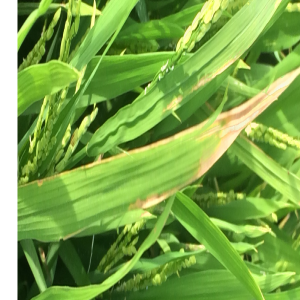
#> input picture data/Vision_dataset/data/raw/rice_diseases/rice_diseases_extra/Bacterialblight/BACTERAILBLIGHT3_086.jpg, 300 x 300 px, given as the content of the folder /kaggle/input, which was not available
$ jupyter execute --allow-errors preprocessing-rice-dataset-set-2-c.ipynb   (text cells are left out)
#> lines starting #> are read from the running program, lines starting #| are printed output that depends on the picture; pictures that were not available may be replaced by others from this repository, and a replacement may not be noted
[cell 1]
# This Python 3 environment comes with many helpful analytics libraries installed
# It is defined by the kaggle/python Docker image: https://github.com/kaggle/docker-python
# For example, here's several helpful packages to load

import numpy as np # linear algebra
import pandas as pd # data processing, CSV file I/O (e.g. pd.read_csv)

# Input data files are available in the read-only "../input/" directory
# For example, running this (by clicking run or pressing Shift+Enter) will list all files under the input directory

import os
# for dirname, _, filenames in os.walk('/kaggle/input'):
#     for filename in filenames:
#         print(os.path.join(dirname, filename))

# You can write up to 20GB to the current directory (/kaggle/working/) that gets preserved as output when you create a version using "Save & Run All"
# You can also write temporary files to /kaggle/temp/, but they won't be saved outside of the current session

# Use the kagglehub client library to attach Kaggle resources like competitions, datasets, and models to your session
# Learn more about kagglehub: https://github.com/Kaggle/kagglehub/blob/main/README.md

import kagglehub
# kagglehub.dataset_download('<owner>/<dataset-slug>')

[cell 2]
import os, re, random, hashlib, json
from pathlib import Path
import numpy as np
import pandas as pd
from PIL import Image, ImageOps
Image.MAX_IMAGE_PIXELS = None

SEED = 42
random.seed(SEED); np.random.seed(SEED)

# ---- shared output contract (identical for every dataset) ----
TARGET_SIZE  = 256                       # materialize letterboxed to 256²; online random-crop to 224² at train time
PAD_COLOR    = (0, 0, 0)                  # letterbox fill
IMG_EXTS     = {".jpg", ".jpeg", ".png", ".bmp", ".webp", ".tif", ".tiff"}
OUT_ROOT     = Path("/kaggle/working/prepared")   # cleaned dataset built here, then published as a Kaggle Dataset
SPLIT_RATIOS = {"train": 0.80, "val": 0.10, "test": 0.10}   # used when a source ships no split (rice)

# the manifest schema every dataset must emit, so the three merge cleanly:
MANIFEST_COLS = ["src_path", "filename", "label", "source_dataset", "split", "group_id"]

INPUT_ROOT = "/kaggle/input"
print("Mounted datasets:", os.listdir(INPUT_ROOT))
print("Output root     :", OUT_ROOT)

[cell 3]
RICE_LABEL_MAP = {
    "bacterialblight": "bacterial_blight", "brownspot": "brown_spot",
    "blast": "blast", "tungro": "tungro",
    "bacterial leaf blight": "bacterial_blight", "brown spot": "brown_spot",
    "leaf smut": "leaf_smut",
}
def rice_key(raw):
    k = raw.strip().lower()
    if k not in RICE_LABEL_MAP:
        raise KeyError(f"Unmapped rice label: {raw!r} — add it to RICE_LABEL_MAP")
    return RICE_LABEL_MAP[k]

cands = [os.path.join(INPUT_ROOT, d) for d in os.listdir(INPUT_ROOT)]
DATA_ROOT = next((c for c in cands if "rice" in c.lower()), cands[0])
print("Rice S2 DATA_ROOT =", DATA_ROOT)

rows = []
for p in Path(DATA_ROOT).rglob("*"):
    if p.is_file() and p.suffix.lower() in IMG_EXTS:
        rows.append({"src_path": str(p), "filename": p.name,
                     "raw_label": p.parent.name, "split": "all"})
s2 = pd.DataFrame(rows)
#> (the rest of this cell did not finish here and is left out)

[cell 4]
import hashlib
def _dct_matrix(N):
#> further down, im is the input picture: PIL image 300x300 RGB; mean R, G, B 124.1, 166.1, 74.4
    n = np.arange(N); k = n.reshape(-1, 1)
    M = np.sqrt(2.0/N)*np.cos(np.pi*(2*n+1)*k/(2*N)); M[0,:] /= np.sqrt(2.0); return M
_D32 = _dct_matrix(32)
def phash64(im):
    g = im.convert("L").resize((32,32), Image.BILINEAR)
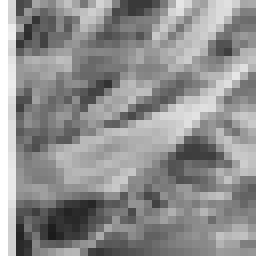
#> g: PIL image 32x32 L (shown 8 times larger); min 27, max 255, mean 143.1
    d = _D32 @ np.asarray(g, dtype=np.float64) @ _D32.T
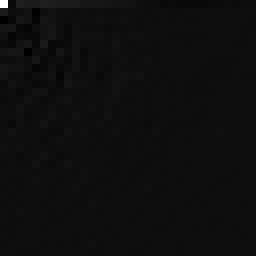
#> d: shape (32, 32) float64 (shown 8 times larger); min -274.8, max 4579.8, mean 6.9; drawn with min black and max white
    flat = d[:8,:8].flatten(); med = np.median(flat[1:]); h = np.uint64(0)
#> after `flat = d[:8, :8].flatten()`: flat = 64 values, max 4579.8 at index 0, min -274.8 at index 51, mean 100.4
#> after `med = np.median(flat[1:])`: med = 18.01
    for b in (flat > med): h = (h << np.uint64(1)) | np.uint64(bool(b))
#> this loop made 64 passes
#> (b, h) on passes 2 to 13: (False, 2), (True, 5), (True, 11), (True, 23), (True, 47), (True, 95), (True, 191), (True, 383), (False, 766), (False, 1532), (True, 3065), (False, 6130)
#> h on pass 1: 1
#> after the loop, h = 13804157167998394664
    return h

md5s, phs, dims, bad = [], [], [], 0
for p in s2["src_path"]:
    try:
        with open(p,"rb") as f: md5s.append(hashlib.md5(f.read()).hexdigest())
        with Image.open(p) as im:
            phs.append(int(phash64(im))); dims.append(im.size)
    except Exception:
        md5s.append(None); phs.append(None); dims.append((None,None)); bad += 1

s2["file_md5"], s2["phash"] = md5s, phs
s2["w"] = [d[0] for d in dims]; s2["h"] = [d[1] for d in dims]
s2["aspect"] = (s2["w"] / s2["h"]).round(2)
# every image is its own group (dataset is pristine); stamp for pipeline symmetry
s2["group_id"] = [f"s2_solo{i:04d}" for i in range(len(s2))]

print("Corrupt:", bad, "| exact dup files:",
      int(s2['file_md5'].duplicated(keep=False).sum()))
print("Color modes present:", end=" ")
print(pd.Series([Image.open(p).mode for p in s2['src_path']]).value_counts().to_dict())
print("\nAspect-ratio spread:")
print(s2["aspect"].describe().round(2).to_string())
print("\nHow many are extreme panoramas (aspect > 2.5)?",
      int((s2["aspect"] > 2.5).sum()), "of", len(s2))

[cell 5]
OUT_IMG = OUT_ROOT / "rice_s2" / "images"
OUT_IMG.mkdir(parents=True, exist_ok=True)

records, n_fail = [], 0
for i, r in enumerate(s2.itertuples(index=False)):
    try:
        with Image.open(r.src_path) as im:
            im = ImageOps.exif_transpose(im).convert("RGB")
            im = ImageOps.pad(im, (TARGET_SIZE, TARGET_SIZE),
                              method=Image.BILINEAR, color=PAD_COLOR)   # aspect-preserving letterbox
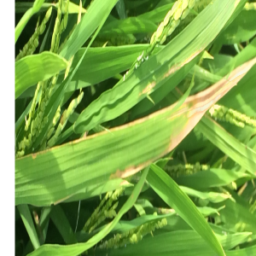
#> im: PIL image 256x256 RGB; mean R, G, B 124.1, 166.1, 74.4
            fn = f"{r.key}_{i:04d}.jpg"
            im.save(OUT_IMG / fn, "JPEG", quality=92)
        records.append({"src_path": r.src_path, "filename": fn, "label": r.label,
                        "source_dataset": "rice_s2_vbookshelf", "split": "unassigned",
                        "group_id": r.group_id})
    except Exception:
        n_fail += 1

man = pd.DataFrame(records, columns=MANIFEST_COLS)
#> (the rest of this cell did not finish here and is left out)

$ run again, on data/Vision_dataset/data/raw/rice_diseases/rice_diseases_extra/Bacterialblight/BACTERAILBLIGHT3_238.JPG
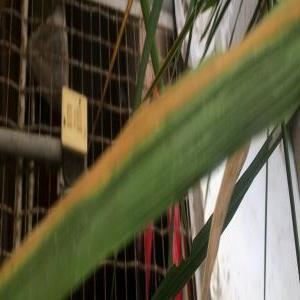
#> input picture data/Vision_dataset/data/raw/rice_diseases/rice_diseases_extra/Bacterialblight/BACTERAILBLIGHT3_238.JPG, 300 x 300 px, given as the content of the folder /kaggle/input, which was not available
#> im is the input picture: PIL image 300x300 RGB; mean R, G, B 96.7, 92.2, 67.2
#> in phash64, `g = im.convert("L").resize((32,32), Image.BILINEAR)`:
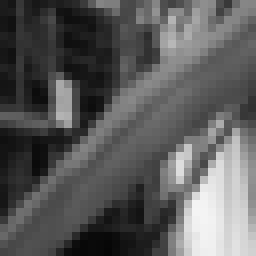
#> g: PIL image 32x32 L (shown 8 times larger); min 6, max 244, mean 90.7
#> in phash64, `d = _D32 @ np.asarray(g, dtype=np.float64) @ _D32.T`:
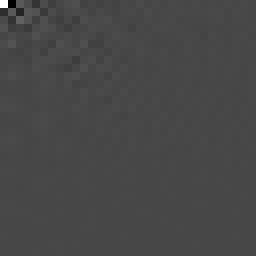
#> d: shape (32, 32) float64 (shown 8 times larger); min -1136.8, max 2903.1, mean 1.7; drawn with min black and max white
#> flat = 64 values, max 2903.1 at index 0, min -1136.8 at index 1, mean 22.52
#> med = -4.17
#> the loop in phash64, `for b in (flat > med): h = (h << np.uint64(1)) | np.uint64(bool(b))` made 64 passes
#> (b, h) on passes 2 to 9: (False, 2), (True, 5), (True, 11), (False, 22), (True, 45), (False, 90), (False, 180), (False, 360)
#> after the loop in phash64, `for b in (flat > med): h = (h << np.uint64(1)) | np.uint64(bool(b))`: h = 12995898198047918863
#> im: PIL image 256x256 RGB

$ run again, on data/Vision_dataset/data/raw/rice_diseases/rice_diseases_extra/Bacterialblight/BACTERAILBLIGHT3_257.jpg
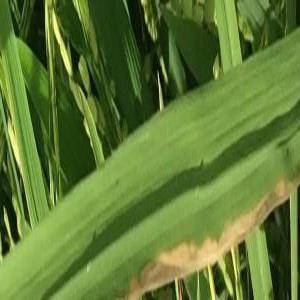
#> input picture data/Vision_dataset/data/raw/rice_diseases/rice_diseases_extra/Bacterialblight/BACTERAILBLIGHT3_257.jpg, 300 x 300 px, given as the content of the folder /kaggle/input, which was not available
#> im is the input picture: PIL image 300x300 RGB; mean R, G, B 95.8, 122.4, 53.3
#> in phash64, `d = _D32 @ np.asarray(g, dtype=np.float64) @ _D32.T`:
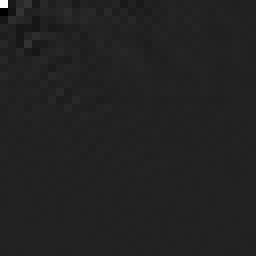
#> d: shape (32, 32) float64 (shown 8 times larger); min -528.2, max 3412.9, mean 2.7; drawn with min black and max white
#> flat = 64 values, max 3412.9 at index 0, min -528.2 at index 8, mean 37.65
#> med = -11.95
#> the loop in phash64, `for b in (flat > med): h = (h << np.uint64(1)) | np.uint64(bool(b))` made 64 passes
#> (b, h) on passes 2 to 9: (False, 2), (True, 5), (True, 11), (False, 22), (True, 45), (False, 90), (True, 181), (False, 362)
#> after the loop in phash64, `for b in (flat > med): h = (h << np.uint64(1)) | np.uint64(bool(b))`: h = 13055778640943458220
#> `im = ImageOps.pad(im, (TARGET_SIZE, TARGET_SIZE), method=Image.BILINEA..`:
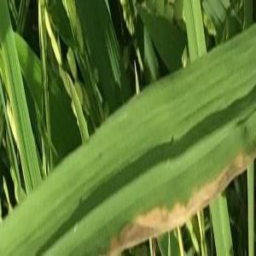
#> im: PIL image 256x256 RGB; mean R, G, B 95.8, 122.4, 53.3

$ run again, on data/Vision_dataset/data/raw/rice_diseases/rice_diseases_extra/Bacterialblight/BACTERAILBLIGHT4_009.jpg
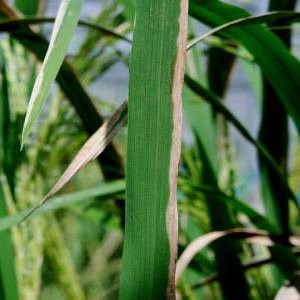
#> input picture data/Vision_dataset/data/raw/rice_diseases/rice_diseases_extra/Bacterialblight/BACTERAILBLIGHT4_009.jpg, 300 x 300 px, given as the content of the folder /kaggle/input, which was not available
#> im is the input picture: PIL image 300x300 RGB; mean R, G, B 80, 110.9, 64.2
#> in phash64, `g = im.convert("L").resize((32,32), Image.BILINEAR)`:
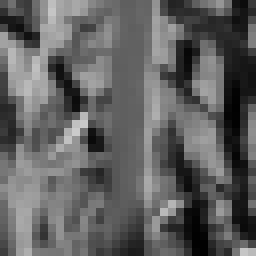
#> g: PIL image 32x32 L (shown 8 times larger); min 1, max 203, mean 96.3
#> in phash64, `d = _D32 @ np.asarray(g, dtype=np.float64) @ _D32.T`:
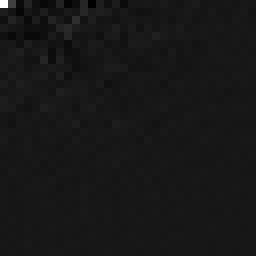
#> d: shape (32, 32) float64 (shown 8 times larger); min -311.6, max 3081.3, mean 2.7; drawn with min black and max white
#> flat = 64 values, max 3081.3 at index 0, min -225.4 at index 10, mean 34.9
#> med = -26.95
#> the loop in phash64, `for b in (flat > med): h = (h << np.uint64(1)) | np.uint64(bool(b))` made 64 passes
#> (b, h) on passes 3 to 10: (False, 6), (True, 13), (False, 26), (False, 52), (False, 104), (True, 209), (True, 419), (False, 838)
#> after the loop in phash64, `for b in (flat > med): h = (h << np.uint64(1)) | np.uint64(bool(b))`: h = 15101813927200488933
#> im: PIL image 256x256 RGB
